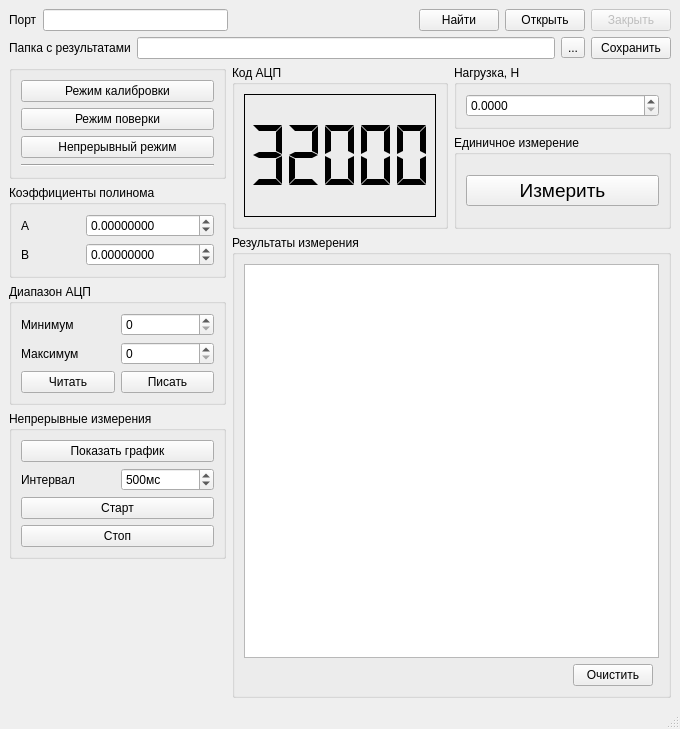
<?xml version="1.0" encoding="UTF-8"?>
<ui version="4.0">
 <class>MainWindow</class>
 <widget class="QMainWindow" name="MainWindow">
  <property name="geometry">
   <rect>
    <x>0</x>
    <y>0</y>
    <width>680</width>
    <height>729</height>
   </rect>
  </property>
  <property name="windowTitle">
   <string>MainWindow</string>
  </property>
  <widget class="QWidget" name="centralwidget">
   <layout class="QGridLayout" name="gridLayout_4">
    <item row="0" column="0" colspan="3">
     <layout class="QHBoxLayout" name="horizontalLayout">
      <item>
       <widget class="QLabel" name="label_5">
        <property name="text">
         <string>Порт</string>
        </property>
       </widget>
      </item>
      <item>
       <widget class="QLineEdit" name="leSerialPortName">
        <property name="text">
         <string/>
        </property>
       </widget>
      </item>
      <item>
       <spacer name="horizontalSpacer">
        <property name="orientation">
         <enum>Qt::Horizontal</enum>
        </property>
        <property name="sizeHint" stdset="0">
         <size>
          <width>40</width>
          <height>20</height>
         </size>
        </property>
       </spacer>
      </item>
      <item>
       <widget class="QPushButton" name="pbSearchDevices">
        <property name="text">
         <string>Найти</string>
        </property>
       </widget>
      </item>
      <item>
       <widget class="QPushButton" name="pbOpen">
        <property name="text">
         <string>Открыть</string>
        </property>
       </widget>
      </item>
      <item>
       <widget class="QPushButton" name="pbClose">
        <property name="enabled">
         <bool>false</bool>
        </property>
        <property name="text">
         <string>Закрыть</string>
        </property>
       </widget>
      </item>
     </layout>
    </item>
    <item row="1" column="0" colspan="3">
     <layout class="QHBoxLayout" name="horizontalLayout_2">
      <item>
       <widget class="QLabel" name="label_6">
        <property name="text">
         <string>Папка с результатами</string>
        </property>
       </widget>
      </item>
      <item>
       <widget class="QLineEdit" name="leToFolder">
        <property name="text">
         <string/>
        </property>
       </widget>
      </item>
      <item>
       <widget class="QToolButton" name="tbAddFolder">
        <property name="text">
         <string>...</string>
        </property>
       </widget>
      </item>
      <item>
       <widget class="QPushButton" name="pbSave">
        <property name="text">
         <string>Сохранить</string>
        </property>
       </widget>
      </item>
     </layout>
    </item>
    <item row="2" column="0" rowspan="2">
     <widget class="QGroupBox" name="groupBox_6">
      <property name="title">
       <string/>
      </property>
      <layout class="QVBoxLayout" name="verticalLayout_2">
       <item>
        <widget class="QPushButton" name="pbCalibrationMode">
         <property name="text">
          <string>Режим калибровки</string>
         </property>
        </widget>
       </item>
       <item>
        <widget class="QPushButton" name="pbVerificationMode">
         <property name="autoFillBackground">
          <bool>false</bool>
         </property>
         <property name="text">
          <string>Режим поверки</string>
         </property>
         <property name="autoDefault">
          <bool>true</bool>
         </property>
         <property name="default">
          <bool>false</bool>
         </property>
         <property name="flat">
          <bool>false</bool>
         </property>
        </widget>
       </item>
       <item>
        <widget class="QPushButton" name="pbContiniousMode">
         <property name="text">
          <string>Непрерывный режим</string>
         </property>
        </widget>
       </item>
       <item>
        <widget class="Line" name="line">
         <property name="orientation">
          <enum>Qt::Horizontal</enum>
         </property>
        </widget>
       </item>
      </layout>
     </widget>
    </item>
    <item row="2" column="1" rowspan="3">
     <widget class="QGroupBox" name="groupBox_8">
      <property name="title">
       <string>Код АЦП</string>
      </property>
      <layout class="QVBoxLayout" name="verticalLayout_4">
       <item>
        <widget class="QLCDNumber" name="lcdnMeasure">
         <property name="frameShape">
          <enum>QFrame::Box</enum>
         </property>
         <property name="frameShadow">
          <enum>QFrame::Plain</enum>
         </property>
         <property name="smallDecimalPoint">
          <bool>false</bool>
         </property>
         <property name="segmentStyle">
          <enum>QLCDNumber::Flat</enum>
         </property>
         <property name="intValue" stdset="0">
          <number>32000</number>
         </property>
        </widget>
       </item>
      </layout>
     </widget>
    </item>
    <item row="2" column="2">
     <widget class="QGroupBox" name="gbStrength">
      <property name="enabled">
       <bool>true</bool>
      </property>
      <property name="title">
       <string>Нагрузка, Н</string>
      </property>
      <layout class="QVBoxLayout" name="verticalLayout_3">
       <item>
        <widget class="QDoubleSpinBox" name="dsbStrength">
         <property name="decimals">
          <number>4</number>
         </property>
         <property name="maximum">
          <double>1000000.000000000000000</double>
         </property>
        </widget>
       </item>
      </layout>
     </widget>
    </item>
    <item row="3" column="2" rowspan="2">
     <widget class="QGroupBox" name="gbMeasure">
      <property name="title">
       <string>Единичное измерение</string>
      </property>
      <layout class="QVBoxLayout" name="verticalLayout">
       <item>
        <widget class="QPushButton" name="pbMeasure">
         <property name="sizePolicy">
          <sizepolicy hsizetype="Minimum" vsizetype="Maximum">
           <horstretch>0</horstretch>
           <verstretch>0</verstretch>
          </sizepolicy>
         </property>
         <property name="font">
          <font>
           <pointsize>14</pointsize>
          </font>
         </property>
         <property name="text">
          <string>Измерить</string>
         </property>
        </widget>
       </item>
      </layout>
     </widget>
    </item>
    <item row="4" column="0" rowspan="2">
     <widget class="QGroupBox" name="gbCoeff">
      <property name="enabled">
       <bool>true</bool>
      </property>
      <property name="title">
       <string>Коэффициенты полинома</string>
      </property>
      <layout class="QGridLayout" name="gridLayout_3">
       <item row="0" column="0">
        <widget class="QLabel" name="label_4">
         <property name="text">
          <string>A</string>
         </property>
        </widget>
       </item>
       <item row="0" column="1">
        <widget class="QDoubleSpinBox" name="dsbCoefficientA">
         <property name="decimals">
          <number>8</number>
         </property>
         <property name="minimum">
          <double>-1.000000000000000</double>
         </property>
         <property name="maximum">
          <double>1.000000000000000</double>
         </property>
         <property name="singleStep">
          <double>0.000001000000000</double>
         </property>
        </widget>
       </item>
       <item row="1" column="0">
        <widget class="QLabel" name="label_7">
         <property name="text">
          <string>B</string>
         </property>
        </widget>
       </item>
       <item row="1" column="1">
        <widget class="QDoubleSpinBox" name="dsbCoefficientB">
         <property name="decimals">
          <number>8</number>
         </property>
         <property name="minimum">
          <double>-100000.000000000000000</double>
         </property>
         <property name="maximum">
          <double>100000.000000000000000</double>
         </property>
        </widget>
       </item>
      </layout>
     </widget>
    </item>
    <item row="5" column="1" rowspan="4" colspan="2">
     <widget class="QGroupBox" name="groupBox_4">
      <property name="title">
       <string>Результаты измерения</string>
      </property>
      <layout class="QGridLayout" name="gridLayout_5">
       <item row="0" column="0" colspan="3">
        <widget class="QTextBrowser" name="resultsBrowser"/>
       </item>
       <item row="1" column="1">
        <widget class="QPushButton" name="pbClear">
         <property name="text">
          <string>Очистить</string>
         </property>
        </widget>
       </item>
       <item row="1" column="0">
        <spacer name="horizontalSpacer_2">
         <property name="orientation">
          <enum>Qt::Horizontal</enum>
         </property>
         <property name="sizeHint" stdset="0">
          <size>
           <width>40</width>
           <height>20</height>
          </size>
         </property>
        </spacer>
       </item>
      </layout>
     </widget>
    </item>
    <item row="6" column="0">
     <widget class="QGroupBox" name="gbMinMax">
      <property name="enabled">
       <bool>true</bool>
      </property>
      <property name="title">
       <string>Диапазон АЦП</string>
      </property>
      <layout class="QGridLayout" name="gridLayout">
       <item row="0" column="0">
        <widget class="QLabel" name="label">
         <property name="text">
          <string>Минимум</string>
         </property>
        </widget>
       </item>
       <item row="0" column="1">
        <widget class="QSpinBox" name="sbMinimum">
         <property name="maximum">
          <number>65635</number>
         </property>
        </widget>
       </item>
       <item row="1" column="0">
        <widget class="QLabel" name="label_2">
         <property name="text">
          <string>Максимум</string>
         </property>
        </widget>
       </item>
       <item row="1" column="1">
        <widget class="QSpinBox" name="sbMaximum">
         <property name="maximum">
          <number>65635</number>
         </property>
        </widget>
       </item>
       <item row="2" column="0">
        <widget class="QPushButton" name="pbReadRange">
         <property name="text">
          <string>Читать</string>
         </property>
        </widget>
       </item>
       <item row="2" column="1">
        <widget class="QPushButton" name="pbWriteRange">
         <property name="text">
          <string>Писать</string>
         </property>
        </widget>
       </item>
      </layout>
     </widget>
    </item>
    <item row="7" column="0">
     <widget class="QGroupBox" name="gbContinious">
      <property name="enabled">
       <bool>true</bool>
      </property>
      <property name="title">
       <string>Непрерывные измерения</string>
      </property>
      <layout class="QGridLayout" name="gridLayout_2">
       <item row="2" column="0">
        <widget class="QLabel" name="label_3">
         <property name="text">
          <string>Интервал</string>
         </property>
        </widget>
       </item>
       <item row="2" column="1">
        <widget class="QSpinBox" name="sbInterval">
         <property name="suffix">
          <string>мс</string>
         </property>
         <property name="minimum">
          <number>10</number>
         </property>
         <property name="maximum">
          <number>18000</number>
         </property>
         <property name="singleStep">
          <number>500</number>
         </property>
         <property name="value">
          <number>500</number>
         </property>
        </widget>
       </item>
       <item row="3" column="0" colspan="2">
        <widget class="QPushButton" name="pbStart">
         <property name="text">
          <string>Старт</string>
         </property>
        </widget>
       </item>
       <item row="4" column="0" colspan="2">
        <widget class="QPushButton" name="pbStop">
         <property name="text">
          <string>Стоп</string>
         </property>
        </widget>
       </item>
       <item row="0" column="0" colspan="2">
        <widget class="QPushButton" name="pbGraph">
         <property name="text">
          <string>Показать график</string>
         </property>
        </widget>
       </item>
      </layout>
     </widget>
    </item>
    <item row="8" column="0">
     <spacer name="verticalSpacer_3">
      <property name="orientation">
       <enum>Qt::Vertical</enum>
      </property>
      <property name="sizeHint" stdset="0">
       <size>
        <width>49</width>
        <height>110</height>
       </size>
      </property>
     </spacer>
    </item>
   </layout>
  </widget>
  <widget class="QMenuBar" name="menubar">
   <property name="geometry">
    <rect>
     <x>0</x>
     <y>0</y>
     <width>680</width>
     <height>21</height>
    </rect>
   </property>
  </widget>
  <widget class="QStatusBar" name="statusbar"/>
 </widget>
 <resources/>
 <connections/>
</ui>
